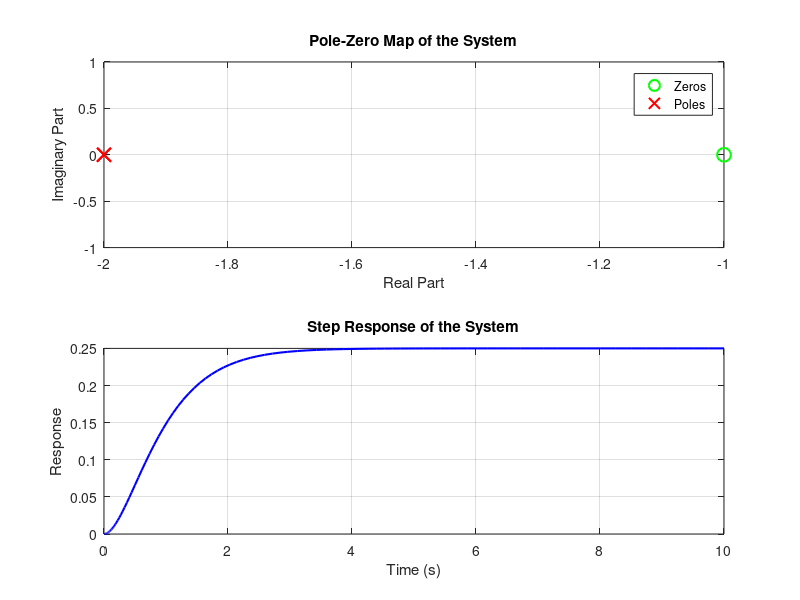

This chart was generated by the following MATLAB code:
% Define time span and initial conditions for step response
tspan = [0 10];
initial_conditions = [0, 0];  % Initial conditions [y(0), y'(0)]

% Define the differential equations for the step response
dydt = @(t, y) [y(2); -4*y(2) - 4*y(1) + 1];  % Adding 1 for the unit step

% Solve the differential equation using ode45
[t, y] = ode45(dydt, tspan, initial_conditions);

% Define poles and zeros for the pole-zero map
zeros = -1;  % Zero at s = -1
poles = [-2, -2];  % Double pole at s = -2

% Plot both pole-zero map and step response in one figure with subplots
figure;

% First subplot: Pole-zero map
subplot(2, 1, 1);
plot(real(zeros), imag(zeros), 'go', 'MarkerSize', 10, 'LineWidth', 1.5); hold on;
plot(real(poles), imag(poles), 'rx', 'MarkerSize', 10, 'LineWidth', 1.5);
legend('Zeros', 'Poles');
title('Pole-Zero Map of the System');
xlabel('Real Part');
ylabel('Imaginary Part');
grid on;
hold off;

% Second subplot: Step response
subplot(2, 1, 2);
plot(t, y(:, 1), 'b', 'LineWidth', 1.5);
title('Step Response of the System');
xlabel('Time (s)');
ylabel('Response');
grid on;
